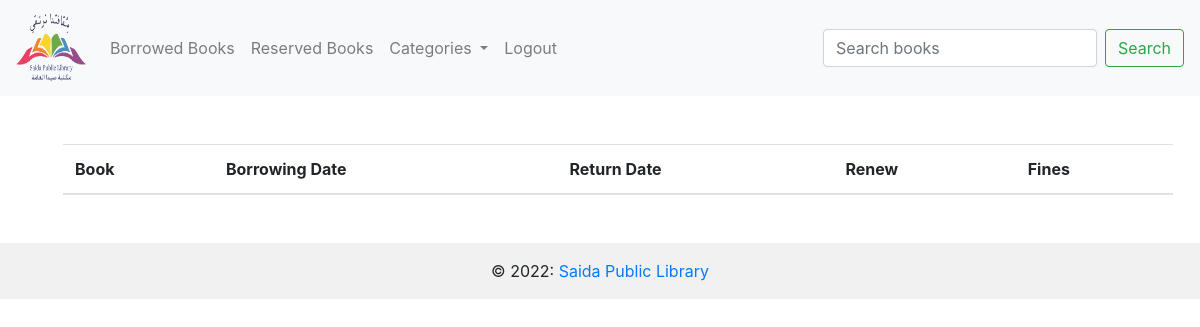
/borrowed_books/12 (signed in), run on an earlier commit of the app's database.
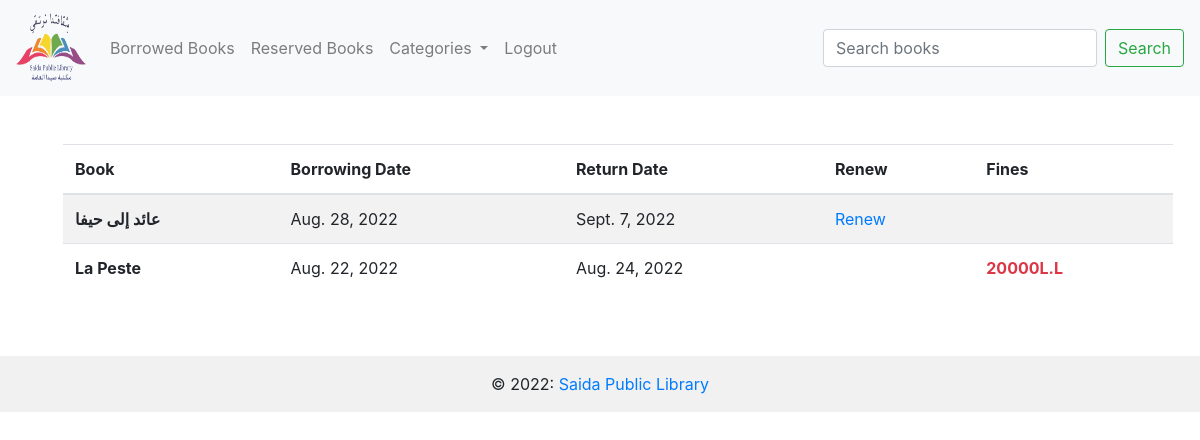
And on a later commit of the database.
### booksTransaction/models.py (models this page shows, shortened)
class Borrowing(models.Model):
    book=models.ForeignKey(Book,on_delete=models.CASCADE)
    user=models.ForeignKey(User,on_delete=models.CASCADE)
    borrow_date=models.DateField(default=datetime.datetime.now())
    return_date=models.DateField(blank=True, null=True)
    renew_borrowing=models.BooleanField(default=False)
    @property
    def fines(self):
        return ((datetime.date.today()-self.return_date).days)*5*1000

### books/models.py (models this page shows, shortened)
class Book(models.Model):
    book_title=models.CharField('book_title',max_length=120)
    description=models.TextField('description',null=True)
    author_name=models.CharField('author_name',max_length=120)
    number_of_pages=models.IntegerField('number_of_pages')
    number_of_copies=models.IntegerField('number_of_copies')
    publication_year=models.IntegerField('publication_year')
    lang_id=models.ForeignKey(Language,on_delete=models.CASCADE)
    cat_id=models.ForeignKey(Category,on_delete=models.CASCADE)
    book_img=models.ImageField(null=True,blank=True,upload_to="assets/")

### booksTransaction/views.py (the view)
# urls.py: path('borrowed_books/<user_id>',booksTrans_view.borrowed_books,name="borrowed_books"),
@login_required(login_url='login')
def borrowed_books(request,user_id):
    member=User.objects.get(pk=user_id)
    borrowed_books=Borrowing.objects.filter(user=member)
    return render(request,"borrowed.html",{'books':borrowed_books,'cats':cats})

### books/models.py (called while the page is built)
    def __str__(self):
        return self.name

### booksTransaction/templates/borrowed.html (shortened to what this page needs)
{% extends 'base.html' %}
{% load static %}
{% block content %}
<table class="table table-striped">
    <thead>
      <tr>
        <th scope="col">Book</th>
        <th scope="col">Borrowing Date</th>
        <th scope="col">Return Date</th>
        <th scope="col">Renew</th>
        <th scope="col">Fines</th>
      </tr>
    </thead>
    <tbody>
        {% for book in books %}
            <tr>
                <th scope="row">{{book.book.book_title}}</th>
                <td>{{book.borrow_date}}</td>
                <td>{{book.return_date}}</td>
                <td>
                    {% if not book.renew_borrowing and book.fines < 0 %}
                        <a href="{% url 'renew_borrowing' book.book.id book.user.id %}"">Renew</a>
                    {% endif %}
                </td>
                <td>
                    {% if book.fines > 0 %}
                        <p class="font-weight-bold text-danger">{{book.fines}}L.L</p>
                    {% endif %}
                </td>
            </tr>
        {% endfor %}
    </tbody>
  </table>
{% endblock %}

### books/templates/base.html (shortened to what this page needs)
{% load static %}
<!doctype html>
<html lang="en">
  <head>
    <link rel="stylesheet" href="https://cdn.jsdelivr.net/npm/bootstrap@4.0.0/dist/css/bootstrap.min.css">
  </head>
  <body>
    {% include 'navbar.html' %}
        <div class="container m-5">
          {% block content %}{% endblock %}
        </div>
        <footer class="bg-light text-center text-lg-start mt-5">
          <div class="text-center p-3" style="background-color: #f1f1f1;">
            © <script>document.write(/\d{4}/.exec(Date())[0])</script>: <a href="{% url 'home' %}">Saida Public Library</a>
          </div>
        </footer>
  </body>
</html>

### books/templates/navbar.html (shortened to what this page needs)
{% load static %}
<nav class="navbar navbar-expand-lg navbar-light bg-light navbar-light">
  <a class="navbar-brand" href="{% url 'home' %}">
    <img src="{% static 'assets/logo.png' %}" alt="" width="70" height="70" class="d-inline-block align-top">
  </a>
  <div class="collapse navbar-collapse" id="navbarSupportedContent">
    <ul class="navbar-nav mr-auto">
      <li class="nav-item">
        <a class="nav-link" href="{% url 'borrowed_books' user.id %}">Borrowed Books</a>
      </li>
      <li class="nav-item">
        <a class="nav-link" href="{% url 'reserved_books' user.id %}">Reserved Books</a>
      </li>
      <li class="nav-item dropdown">
        <a class="nav-link dropdown-toggle" href="#" id="navbarDropdown" role="button" data-toggle="dropdown" aria-haspopup="true" aria-expanded="false">
          Categories
        </a>
      </li>
      {% if user.is_authenticated %}
      <li class="nav-item">
        <a class="nav-link" href="{% url 'logout_member' %}">Logout</a>
      </li>
      {% endif %}
    </ul>
    <form class="form-inline my-2 my-lg-0" method="post" action="{% url 'search_books' %}">
      <input class="form-control mr-sm-2" type="search" name="searched" placeholder="Search books" aria-label="Search">
      <button class="btn btn-outline-success my-2 my-sm-0" type="submit">Search</button>
    </form>
  </div>
</nav>

What changed in the data, as far as the page shows it:
added Borrowing: book.book_title "عائد إلى حيفا", borrow_date "Aug. 28, 2022", return_date "Sept. 7, 2022", renew_borrowing "Renew"
added Borrowing: book.book_title "La Peste", borrow_date "Aug. 22, 2022", return_date "Aug. 24, 2022", fines "20000"
